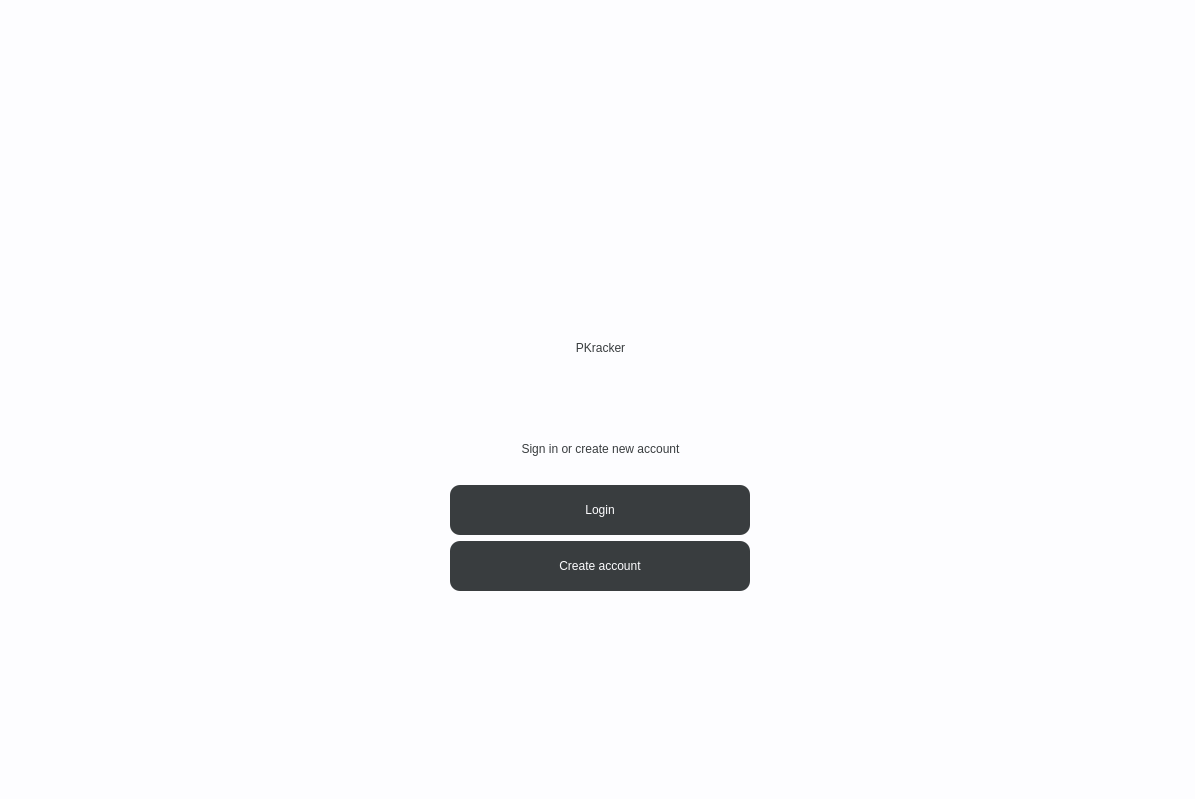
<?xml version="1.0" encoding="UTF-8"?>
<ui version="4.0">
 <class>Dialog</class>
 <widget class="QDialog" name="Dialog">
  <property name="geometry">
   <rect>
    <x>0</x>
    <y>0</y>
    <width>1195</width>
    <height>799</height>
   </rect>
  </property>
  <property name="windowTitle">
   <string>Dialog</string>
  </property>
  <widget class="QWidget" name="bgwidget" native="true">
   <property name="geometry">
    <rect>
     <x>0</x>
     <y>0</y>
     <width>1201</width>
     <height>801</height>
    </rect>
   </property>
   <property name="minimumSize">
    <size>
     <width>300</width>
     <height>50</height>
    </size>
   </property>
   <property name="styleSheet">
    <string notr="true">QWidget#bgwidget{
	background-color: rgb(253, 253, 255);
}</string>
   </property>
   <widget class="QWidget" name="verticalLayoutWidget">
    <property name="geometry">
     <rect>
      <x>0</x>
      <y>0</y>
      <width>1201</width>
      <height>591</height>
     </rect>
    </property>
    <property name="minimumSize">
     <size>
      <width>300</width>
      <height>50</height>
     </size>
    </property>
    <layout class="QVBoxLayout" name="verticalLayout">
     <item>
      <spacer name="verticalSpacer_2">
       <property name="orientation">
        <enum>Qt::Vertical</enum>
       </property>
       <property name="sizeType">
        <enum>QSizePolicy::Fixed</enum>
       </property>
       <property name="sizeHint" stdset="0">
        <size>
         <width>10</width>
         <height>40</height>
        </size>
       </property>
      </spacer>
     </item>
     <item alignment="Qt::AlignHCenter|Qt::AlignVCenter">
      <widget class="QLabel" name="label_3">
       <property name="maximumSize">
        <size>
         <width>200</width>
         <height>250</height>
        </size>
       </property>
       <property name="text">
        <string/>
       </property>
       <property name="pixmap">
        <pixmap>venv/Assets/PKracker-logo3.png</pixmap>
       </property>
      </widget>
     </item>
     <item>
      <widget class="QLabel" name="label_4">
       <property name="minimumSize">
        <size>
         <width>300</width>
         <height>20</height>
        </size>
       </property>
       <property name="maximumSize">
        <size>
         <width>16777215</width>
         <height>50</height>
        </size>
       </property>
       <property name="styleSheet">
        <string notr="true">font: 63 36pt &quot;Saira SemiCondensed SemiBold&quot;; 
color: rgb(57, 61, 63);</string>
       </property>
       <property name="text">
        <string>PKracker</string>
       </property>
       <property name="alignment">
        <set>Qt::AlignCenter</set>
       </property>
      </widget>
     </item>
     <item>
      <spacer name="verticalSpacer">
       <property name="orientation">
        <enum>Qt::Vertical</enum>
       </property>
       <property name="sizeType">
        <enum>QSizePolicy::Fixed</enum>
       </property>
       <property name="sizeHint" stdset="0">
        <size>
         <width>10</width>
         <height>40</height>
        </size>
       </property>
      </spacer>
     </item>
     <item>
      <widget class="QLabel" name="label_2">
       <property name="minimumSize">
        <size>
         <width>300</width>
         <height>50</height>
        </size>
       </property>
       <property name="maximumSize">
        <size>
         <width>16777215</width>
         <height>60</height>
        </size>
       </property>
       <property name="styleSheet">
        <string notr="true">font: 63 20pt &quot;Saira SemiCondensed SemiBold&quot;; 
color: rgb(57, 61, 63);</string>
       </property>
       <property name="text">
        <string>Sign in or create new account</string>
       </property>
       <property name="alignment">
        <set>Qt::AlignCenter</set>
       </property>
      </widget>
     </item>
     <item alignment="Qt::AlignHCenter">
      <widget class="QPushButton" name="btn_login">
       <property name="sizePolicy">
        <sizepolicy hsizetype="Fixed" vsizetype="Fixed">
         <horstretch>0</horstretch>
         <verstretch>0</verstretch>
        </sizepolicy>
       </property>
       <property name="minimumSize">
        <size>
         <width>300</width>
         <height>50</height>
        </size>
       </property>
       <property name="maximumSize">
        <size>
         <width>300</width>
         <height>50</height>
        </size>
       </property>
       <property name="styleSheet">
        <string notr="true">font: 63 14pt &quot;Saira SemiCondensed SemiBold&quot;;
background-color: rgb(57, 61, 63);
color: rgb(253, 253, 255);
border-radius: 10px;</string>
       </property>
       <property name="text">
        <string>Login</string>
       </property>
      </widget>
     </item>
     <item alignment="Qt::AlignHCenter">
      <widget class="QPushButton" name="btn_createAccount">
       <property name="sizePolicy">
        <sizepolicy hsizetype="Fixed" vsizetype="Fixed">
         <horstretch>0</horstretch>
         <verstretch>0</verstretch>
        </sizepolicy>
       </property>
       <property name="minimumSize">
        <size>
         <width>300</width>
         <height>50</height>
        </size>
       </property>
       <property name="maximumSize">
        <size>
         <width>300</width>
         <height>50</height>
        </size>
       </property>
       <property name="styleSheet">
        <string notr="true">font: 63 14pt &quot;Saira SemiCondensed SemiBold&quot;;
background-color: rgb(57, 61, 63);
color: rgb(253, 253, 255);
border-radius: 10px;</string>
       </property>
       <property name="text">
        <string>Create account</string>
       </property>
      </widget>
     </item>
    </layout>
   </widget>
  </widget>
 </widget>
 <resources/>
 <connections/>
</ui>
